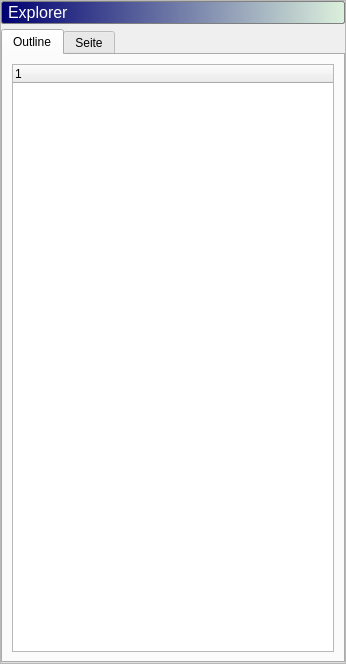
<?xml version="1.0" encoding="UTF-8"?>
<ui version="4.0">
 <class>FrmProjectExplorer</class>
 <widget class="QWidget" name="FrmProjectExplorer">
  <property name="geometry">
   <rect>
    <x>0</x>
    <y>0</y>
    <width>346</width>
    <height>664</height>
   </rect>
  </property>
  <property name="windowTitle">
   <string>Form</string>
  </property>
  <layout class="QHBoxLayout" name="horizontalLayout">
   <property name="spacing">
    <number>0</number>
   </property>
   <property name="margin">
    <number>0</number>
   </property>
   <item>
    <widget class="QSplitter" name="spExplorer">
     <property name="sizePolicy">
      <sizepolicy hsizetype="Preferred" vsizetype="Expanding">
       <horstretch>2</horstretch>
       <verstretch>0</verstretch>
      </sizepolicy>
     </property>
     <property name="orientation">
      <enum>Qt::Vertical</enum>
     </property>
     <property name="opaqueResize">
      <bool>true</bool>
     </property>
     <property name="handleWidth">
      <number>6</number>
     </property>
     <widget class="QFrame" name="frame">
      <property name="frameShape">
       <enum>QFrame::StyledPanel</enum>
      </property>
      <property name="frameShadow">
       <enum>QFrame::Raised</enum>
      </property>
      <layout class="QVBoxLayout" name="verticalLayout">
       <property name="spacing">
        <number>5</number>
       </property>
       <property name="margin">
        <number>0</number>
       </property>
       <item>
        <widget class="QLabel" name="lbCapExplorer">
         <property name="font">
          <font>
           <pointsize>12</pointsize>
          </font>
         </property>
         <property name="autoFillBackground">
          <bool>false</bool>
         </property>
         <property name="styleSheet">
          <string notr="true">background-color: qlineargradient(spread:pad, x1:0, y1:0, x2:1, y2:0, stop:0 rgba(0, 0, 112, 255), stop:1 rgba(220, 240, 220, 255));
color: rgb(255, 255, 255);
padding: 1px;
border-style: solid;
border: 1px solid gray;
border-radius: 2px;</string>
         </property>
         <property name="text">
          <string>Explorer</string>
         </property>
         <property name="alignment">
          <set>Qt::AlignLeading|Qt::AlignLeft|Qt::AlignVCenter</set>
         </property>
         <property name="margin">
          <number>3</number>
         </property>
         <property name="indent">
          <number>5</number>
         </property>
        </widget>
       </item>
       <item>
        <widget class="QTabWidget" name="tabCommands">
         <property name="tabShape">
          <enum>QTabWidget::Rounded</enum>
         </property>
         <property name="currentIndex">
          <number>0</number>
         </property>
         <widget class="QWidget" name="tsOutline">
          <property name="enabled">
           <bool>true</bool>
          </property>
          <attribute name="title">
           <string>Outline</string>
          </attribute>
          <layout class="QHBoxLayout" name="horizontalLayout_2">
           <item>
            <widget class="QTreeWidget" name="tvOutline">
             <column>
              <property name="text">
               <string notr="true">1</string>
              </property>
             </column>
            </widget>
           </item>
          </layout>
         </widget>
         <widget class="QWidget" name="tab">
          <attribute name="title">
           <string>Seite</string>
          </attribute>
         </widget>
        </widget>
       </item>
      </layout>
     </widget>
    </widget>
   </item>
  </layout>
 </widget>
 <resources/>
 <connections/>
</ui>
